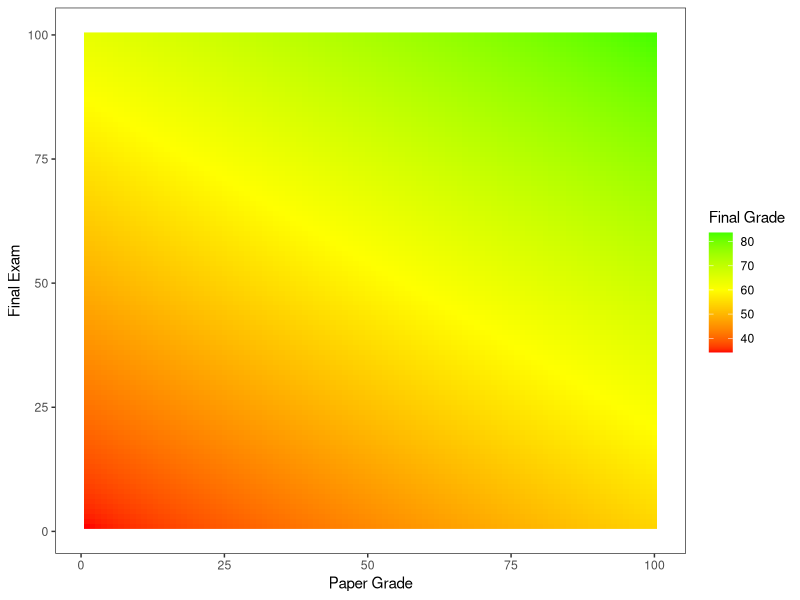
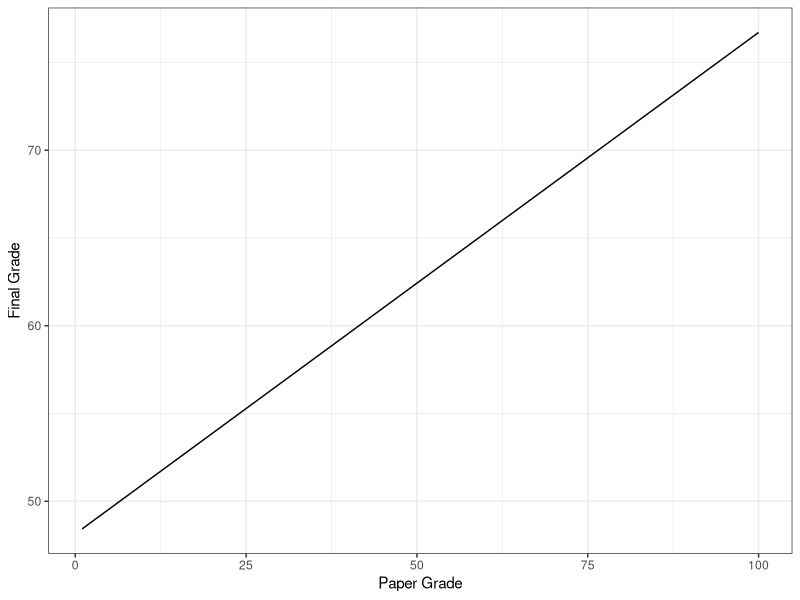

Reproduce these figures in R, in order.
# Peter's final grade
# This is a function to calculate your final grade
grade_calc <- function(final, midterm_1, midterm_2, paper, homework) {
  return(final*0.3 + midterm_1 * 0.2 + midterm_2 * 0.2 + paper * 0.2 + homework * 0.1)
}

# This is a package that contains a lot of pre-made functions
require(tidyverse)

# This is the code for the first plot (When you don't know the paper grade or the final exam grade)
expand.grid(final = seq(100), paper = seq(100)) %>% # Creates a grid of possible grade values
  mutate(midterm_1 = 51, # Plugging in the midterm and homework grades
         midterm_2 = 71,
         homework = 92.97,
         final_grade = grade_calc(final,midterm_1,midterm_2,paper,homework)) %>% # Calculates the final grade
  ggplot() + # Starts the plotting
  geom_raster(aes(x = paper, y = final, fill = final_grade)) + # Makes the plotting area
  scale_fill_gradient2("Final Grade", # This makes the colors that fill the plotting area
                       low = "red", mid = "yellow", 
                       high = "green",midpoint = 60) +
  labs(x = "Paper Grade", y = "Final Exam") + # This makes the axis labels
  theme_bw() + # This makes the theme for the plot
  theme(panel.grid = element_blank()) # This gets rid of a grid, which I didn't like the look of

# This is the code for the second plot (When you won't take the final)
data.frame(paper = seq(100), final = 0, midterm_1 = 71, midterm_2 = 51, homework = 92.97) %>% # Creates the data where you don't know the grade you got on the paper
  mutate(final_grade = grade_calc(final,midterm_1,midterm_2,paper,homework)/.7) %>% # Calculate the final grade
  ggplot() + # Start plotting
  geom_line(aes(x = paper, y = final_grade)) + # Makes the line in the plot
  labs(x = "Paper Grade", y = "Final Grade") + # This makes the axis labels
  theme_bw() # This makes the theme for the plot